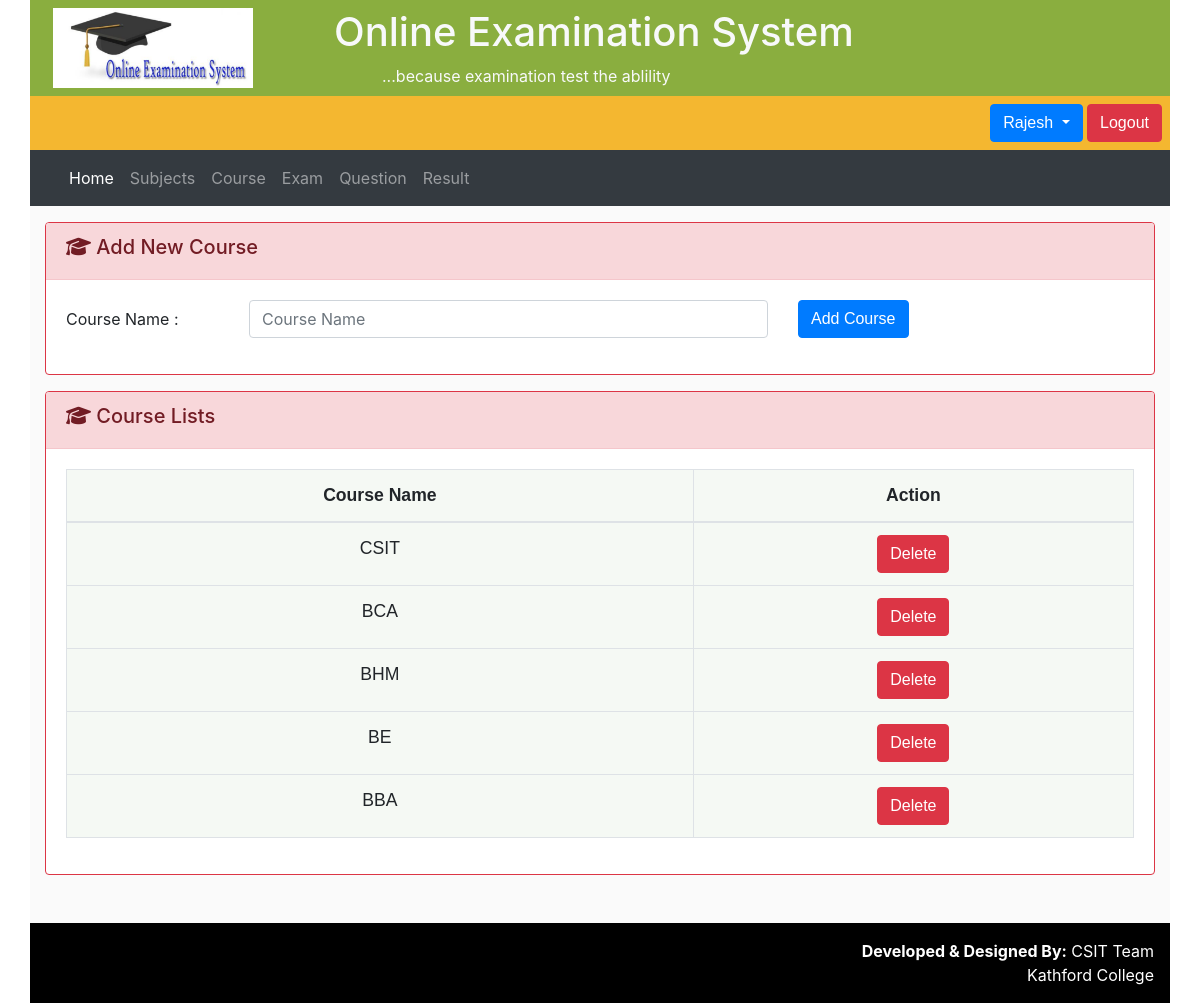
The app's page /admin/course.php (signed in) with its own data.
### tables this page shows
CREATE TABLE `course` (
  `id` int(11) NOT NULL,
  `name` varchar(100) NOT NULL,
  `is_active` int(11) NOT NULL,
  `created_at` date NOT NULL DEFAULT current_timestamp(),
  `updated_at` date NOT NULL DEFAULT current_timestamp()
);

### admin/course.php (the view, shortened to what this page needs)
<?php
      include_once '../dbconn.php';
      $query = "SELECT * FROM course";
      $result = mysqli_query($conn, $query);
 ?>
 <?php include 'include/header.php'; ?>
        <div class="row py-3" style="background: #fafafa;">
          <div class="col-sm-12">
            <form method="post" action="course.php">
              <div class="card border border-danger">
                <div class="card-header alert-danger">
                  <h5><i class="fa fa-graduation-cap"></i> Add New Course</h5>
                </div>
                <div class="card-body">
                  <div class="form-group row">
                    <label class="col-sm-2 col-form-label">Course Name :</label>
                    <div class="col-sm-6">
                      <input type="text" class="form-control" value="<?php if(isset($_POST['name'])){ echo $_POST['name']; } ?>" name="name" placeholder="Course Name" required="" autocomplete="off">
                    </div>
                    <div class="col-sm-2">
                      <button class="btn btn-primary mt-auto" type="submit" name="submit">Add Course</button>
                    </div>
                  </div>
                </div>
              </div>
            </form>
          </div>
      </div>
      <div class="row pb-5" style="background: #fafafa;">
          <div class="col-sm-12">
              <div class="card border border-danger">
                <div class="card-header alert-danger">
                  <h5><i class="fa fa-graduation-cap"></i> Course Lists</h5>
                </div>
                <div class="card-body">
                  <table class="table table-bordered table-stripped">
                    <thead>
                      <th>Course Name</th>
                      <th>Action</th>
                    </thead>
                    <tbody>
                      <?php if(!empty($result)){ ?>
                      <?php while($row = mysqli_fetch_array($result)){ ?>
                        <tr>
                          <td><?php echo $row['name']; ?></td>
                          <td>
                            <a href="course.php?del_id=<?php echo $row['id']; ?>" class="btn btn-danger">Delete</a>
                          </td>
                        </tr>
                      <?php } ?>
                    <?php } ?>
                    </tbody>
                  </table>
                </div>
              </div>
          </div>
      </div>
        <?php include 'include/footer.php'; ?>

### css/oes.css (style rules this page uses)
* { margin: 0; padding: 0; }
body { background:url(../images/img02.png) repeat; }
table { border:0; background:#f5f9f4; font-family:verdana,sans-serif; font-size:1.1em; margin-left:auto; margin-right:auto; text-align:center; }
.btn { text-decoration:none; text-align:center; color:#ffffff; font-family:verdana,sans-serif; font-size:1.3em; font-weight:bold; padding:4px 4px 4px 4px; border-color:#ffffff; border-width:5px; border-style:solid; margin-bottom:0; }

### records on screen
course: name "CSIT"
course: name "BCA"
course: name "BHM"
course: name "BE"
course: name "BBA"

### other values on screen
$_SESSION['username'] "Rajesh"
